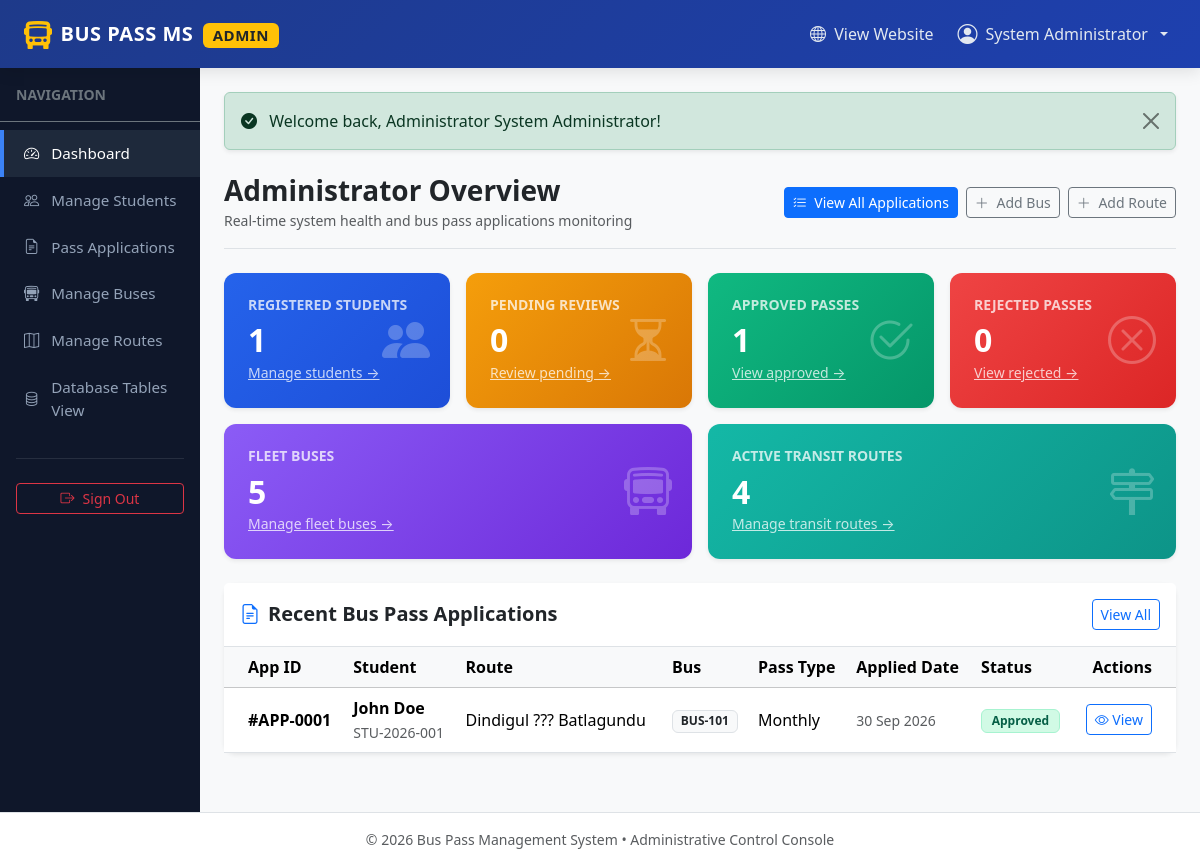
Page /admin/dashboard.php (signed in) on the committed database.
### tables this page shows
CREATE TABLE `bus_pass_applications` (
  `id` int(11) NOT NULL AUTO_INCREMENT,
  `student_id` int(11) NOT NULL,
  `route_id` int(11) NOT NULL,
  `bus_id` int(11) NOT NULL,
  `pass_type` enum('Daily','Monthly','Quarterly','Semester') NOT NULL,
  `start_date` date NOT NULL,
  `end_date` date NOT NULL,
  `application_date` timestamp NOT NULL DEFAULT current_timestamp(),
  `status` enum('Pending','Approved','Rejected') NOT NULL DEFAULT 'Pending',
  `remarks` text DEFAULT NULL,
  `approved_at` timestamp NULL DEFAULT NULL,
  PRIMARY KEY (`id`),
  KEY `student_id` (`student_id`),
  KEY `route_id` (`route_id`),
  KEY `bus_id` (`bus_id`),
  CONSTRAINT `bus_pass_applications_ibfk_1` FOREIGN KEY (`student_id`) REFERENCES `students` (`id`) ON DELETE CASCADE,
  CONSTRAINT `bus_pass_applications_ibfk_2` FOREIGN KEY (`route_id`) REFERENCES `routes` (`id`),
  CONSTRAINT `bus_pass_applications_ibfk_3` FOREIGN KEY (`bus_id`) REFERENCES `buses` (`id`)
);

CREATE TABLE `users` (
  `id` int(11) NOT NULL AUTO_INCREMENT,
  `name` varchar(100) NOT NULL,
  `email` varchar(100) NOT NULL,
  `password` varchar(255) NOT NULL,
  `role` enum('student','admin') NOT NULL DEFAULT 'student',
  `created_at` timestamp NOT NULL DEFAULT current_timestamp(),
  PRIMARY KEY (`id`),
  UNIQUE KEY `email` (`email`)
);

CREATE TABLE `students` (
  `id` int(11) NOT NULL AUTO_INCREMENT,
  `user_id` int(11) NOT NULL,
  `student_id` varchar(50) NOT NULL,
  `phone` varchar(20) NOT NULL,
  `college` varchar(150) NOT NULL,
  `department` varchar(100) NOT NULL,
  `year` varchar(20) NOT NULL,
  `address` text NOT NULL,
  `created_at` timestamp NOT NULL DEFAULT current_timestamp(),
  PRIMARY KEY (`id`),
  UNIQUE KEY `student_id` (`student_id`),
  KEY `user_id` (`user_id`),
  CONSTRAINT `students_ibfk_1` FOREIGN KEY (`user_id`) REFERENCES `users` (`id`) ON DELETE CASCADE
);

CREATE TABLE `routes` (
  `id` int(11) NOT NULL AUTO_INCREMENT,
  `route_name` varchar(150) NOT NULL,
  `start_point` varchar(100) NOT NULL,
  `end_point` varchar(100) NOT NULL,
  `stops` text NOT NULL,
  `fare` decimal(10,2) NOT NULL DEFAULT 0.00,
  `created_at` timestamp NOT NULL DEFAULT current_timestamp(),
  PRIMARY KEY (`id`)
);

CREATE TABLE `buses` (
  `id` int(11) NOT NULL AUTO_INCREMENT,
  `bus_number` varchar(50) NOT NULL,
  `bus_name` varchar(100) NOT NULL,
  `capacity` int(11) NOT NULL,
  `status` enum('Active','Inactive') NOT NULL DEFAULT 'Active',
  `created_at` timestamp NOT NULL DEFAULT current_timestamp(),
  PRIMARY KEY (`id`),
  UNIQUE KEY `bus_number` (`bus_number`)
);

### admin/dashboard.php (the view, shortened to what this page needs)
<?php
include_once __DIR__ . '/../config/db.php';
$q_students = mysqli_query($conn, "SELECT COUNT(*) AS total FROM students");
$total_students = $q_students ? mysqli_fetch_assoc($q_students)['total'] : 0;
$q_apps = mysqli_query($conn, "SELECT
            COUNT(*) AS total,
            SUM(CASE WHEN status = 'Pending' THEN 1 ELSE 0 END) AS pending,
            SUM(CASE WHEN status = 'Approved' THEN 1 ELSE 0 END) AS approved,
            SUM(CASE WHEN status = 'Rejected' THEN 1 ELSE 0 END) AS rejected
          FROM bus_pass_applications");
$app_stats = $q_apps ? mysqli_fetch_assoc($q_apps) : ['total' => 0, 'pending' => 0, 'approved' => 0, 'rejected' => 0];
$q_buses = mysqli_query($conn, "SELECT COUNT(*) AS total FROM buses");
$total_buses = $q_buses ? mysqli_fetch_assoc($q_buses)['total'] : 0;
$q_routes = mysqli_query($conn, "SELECT COUNT(*) AS total FROM routes");
$total_routes = $q_routes ? mysqli_fetch_assoc($q_routes)['total'] : 0;
$recent_apps = [];
$q_recent = mysqli_query($conn, "SELECT a.*, r.route_name, b.bus_number, u.name AS student_name, s.student_id AS reg_no
                                 FROM bus_pass_applications a
                                 JOIN students s ON a.student_id = s.id
                                 JOIN users u ON s.user_id = u.id
                                 JOIN routes r ON a.route_id = r.id
                                 JOIN buses b ON a.bus_id = b.id
                                 ORDER BY (a.status = 'Pending') DESC, a.id DESC LIMIT 5");
if ($q_recent) {
    while ($r = mysqli_fetch_assoc($q_recent)) {
        $recent_apps[] = $r;
    }
}
include_once __DIR__ . '/includes/header.php';
?>
<div class="d-flex justify-content-between flex-wrap flex-md-nowrap align-items-center pt-2 pb-3 mb-4 border-bottom">
    <div>
        <h1 class="h3 fw-bold text-dark mb-0">Administrator Overview</h1>
        <small class="text-muted">Real-time system health and bus pass applications monitoring</small>
    </div>
    <div class="btn-toolbar mb-2 mb-md-0 gap-2">
        <a href="applications.php" class="btn btn-sm btn-primary">
            <i class="bi bi-list-check me-1"></i> View All Applications
        </a>
        <a href="add_bus.php" class="btn btn-sm btn-outline-secondary">
            <i class="bi bi-plus-lg me-1"></i> Add Bus
        </a>
        <a href="add_route.php" class="btn btn-sm btn-outline-secondary">
            <i class="bi bi-plus-lg me-1"></i> Add Route
        </a>
    </div>
</div>
<div class="row g-3 mb-4">
    <div class="col-sm-6 col-xl-3">
        <div class="stat-card stat-card-blue shadow-sm">
            <div class="stat-icon"><i class="bi bi-people-fill"></i></div>
            <h6 class="text-uppercase fw-semibold small opacity-75">Registered Students</h6>
            <h2 class="fw-bold mb-0"><?php echo $total_students; ?></h2>
            <small class="opacity-75"><a href="students.php" class="text-white text-decoration-underline">Manage students &rarr;</a></small>
        </div>
    </div>
    <div class="col-sm-6 col-xl-3">
        <div class="stat-card stat-card-amber shadow-sm">
            <div class="stat-icon"><i class="bi bi-hourglass-split"></i></div>
            <h6 class="text-uppercase fw-semibold small opacity-75">Pending Reviews</h6>
            <h2 class="fw-bold mb-0"><?php echo (int)($app_stats['pending'] ?? 0); ?></h2>
            <small class="opacity-75"><a href="applications.php?status=Pending" class="text-white text-decoration-underline">Review pending &rarr;</a></small>
        </div>
    </div>
    <div class="col-sm-6 col-xl-3">
        <div class="stat-card stat-card-green shadow-sm">
            <div class="stat-icon"><i class="bi bi-check2-circle"></i></div>
            <h6 class="text-uppercase fw-semibold small opacity-75">Approved Passes</h6>
            <h2 class="fw-bold mb-0"><?php echo (int)($app_stats['approved'] ?? 0); ?></h2>
            <small class="opacity-75"><a href="applications.php?status=Approved" class="text-white text-decoration-underline">View approved &rarr;</a></small>
        </div>
    </div>
    <div class="col-sm-6 col-xl-3">
        <div class="stat-card stat-card-red shadow-sm">
            <div class="stat-icon"><i class="bi bi-x-circle"></i></div>
            <h6 class="text-uppercase fw-semibold small opacity-75">Rejected Passes</h6>
            <h2 class="fw-bold mb-0"><?php echo (int)($app_stats['rejected'] ?? 0); ?></h2>
            <small class="opacity-75"><a href="applications.php?status=Rejected" class="text-white text-decoration-underline">View rejected &rarr;</a></small>
        </div>
    </div>
    <div class="col-sm-6 col-xl-6">
        <div class="stat-card stat-card-purple shadow-sm">
            <div class="stat-icon"><i class="bi bi-bus-front"></i></div>
            <h6 class="text-uppercase fw-semibold small opacity-75">Fleet Buses</h6>
            <h2 class="fw-bold mb-0"><?php echo $total_buses; ?></h2>
            <small class="opacity-75"><a href="buses.php" class="text-white text-decoration-underline">Manage fleet buses &rarr;</a></small>
        </div>
    </div>
    <div class="col-sm-6 col-xl-6">
        <div class="stat-card stat-card-teal shadow-sm">
            <div class="stat-icon"><i class="bi bi-signpost-2"></i></div>
            <h6 class="text-uppercase fw-semibold small opacity-75">Active Transit Routes</h6>
            <h2 class="fw-bold mb-0"><?php echo $total_routes; ?></h2>
            <small class="opacity-75"><a href="routes.php" class="text-white text-decoration-underline">Manage transit routes &rarr;</a></small>
        </div>
    </div>
</div>
<div class="card card-custom border-0 shadow-sm mb-4">
    <div class="card-header bg-white border-bottom py-3 d-flex justify-content-between align-items-center">
        <h5 class="card-title fw-bold mb-0 text-dark">
            <i class="bi bi-file-earmark-text me-2 text-primary"></i>Recent Bus Pass Applications
        </h5>
        <a href="applications.php" class="btn btn-sm btn-outline-primary">View All</a>
    </div>
    <div class="card-body p-0">
        <?php if (!empty($recent_apps)): ?>
            <div class="table-responsive">
                <table class="table table-hover align-middle mb-0">
                    <thead class="table-light">
                        <tr>
                            <th class="ps-4">App ID</th>
                            <th>Student</th>
                            <th>Route</th>
                            <th>Bus</th>
                            <th>Pass Type</th>
                            <th>Applied Date</th>
                            <th>Status</th>
                            <th class="text-end pe-4">Actions</th>
                        </tr>
                    </thead>
                    <tbody>
                        <?php foreach ($recent_apps as $app): ?>
                            <tr>
                                <td class="ps-4 fw-bold">#APP-<?php echo str_pad($app['id'], 4, '0', STR_PAD_LEFT); ?></td>
                                <td>
                                    <div class="fw-bold"><?php echo htmlspecialchars($app['student_name']); ?></div>
                                    <small class="text-muted"><?php echo htmlspecialchars($app['reg_no']); ?></small>
                                </td>
                                <td><?php echo htmlspecialchars($app['route_name']); ?></td>
                                <td><span class="badge bg-light text-dark border"><?php echo htmlspecialchars($app['bus_number']); ?></span></td>
                                <td><?php echo htmlspecialchars($app['pass_type']); ?></td>
                                <td><small class="text-muted"><?php echo date('d M Y', strtotime($app['application_date'])); ?></small></td>
                                <td>
                                    <?php if ($app['status'] === 'Approved'): ?>
                                        <span class="badge badge-approved">Approved</span>
                                    <?php elseif ($app['status'] === 'Rejected'): ?>
                                        <span class="badge badge-rejected">Rejected</span>
                                    <?php else: ?>
                                        <span class="badge badge-pending">Pending</span>
                                    <?php endif; ?>
                                </td>
                                <td class="text-end pe-4">
                                    <a href="view_application.php?id=<?php echo $app['id']; ?>" class="btn btn-sm btn-outline-primary">
                                        <i class="bi bi-eye"></i> View
                                    </a>
                                </td>
                            </tr>
                        <?php endforeach; ?>
                    </tbody>
                </table>
            </div>
        <?php endif; ?>
    </div>
</div>
<?php include_once __DIR__ . '/includes/footer.php'; ?>

### css/style.css (style rules this page uses)
:root { --primary-color: #1e40af; --primary-hover: #1d4ed8; --secondary-color: #0f766e; --accent-color: #f59e0b; --dark-bg: #0f172a; --light-bg: #f8fafc; --card-shadow: 0 10px 25px -5px rgba(0, 0, 0, 0.06), 0 8px 10px -6px rgba(0, 0, 0, 0.04); --card-shadow-hover: 0 20px 25px -5px rgba(0, 0, 0, 0.1), 0 10px 10px -5px rgba(0, 0, 0, 0.04); }
body { font-family: 'Segoe UI', system-ui, -apple-system, BlinkMacSystemFont, Roboto, sans-serif; background-color: var(--light-bg); color: #334155; min-height: 100vh; display: flex; flex-direction: column; }
.card-custom { background: #ffffff; border: 1px solid #e2e8f0; border-radius: 12px; box-shadow: var(--card-shadow); transition: transform 0.2s ease, box-shadow 0.2s ease; }
.stat-card { border-radius: 12px; padding: 24px; color: white; position: relative; overflow: hidden; }
.stat-card-blue { background: linear-gradient(135deg, #2563eb 0%, #1d4ed8 100%); }
.stat-card-amber { background: linear-gradient(135deg, #f59e0b 0%, #d97706 100%); }
.stat-card-green { background: linear-gradient(135deg, #10b981 0%, #059669 100%); }
.stat-card-red { background: linear-gradient(135deg, #ef4444 0%, #dc2626 100%); }
.stat-card-purple { background: linear-gradient(135deg, #8b5cf6 0%, #6d28d9 100%); }
.stat-card-teal { background: linear-gradient(135deg, #14b8a6 0%, #0d9488 100%); }
.stat-card .stat-icon { position: absolute; right: 20px; top: 50%; transform: translateY(-50%); font-size: 3rem; opacity: 0.25; }
.badge-approved { background-color: #d1fae5; color: #065f46; border: 1px solid #a7f3d0; font-weight: 600; padding: 0.4em 0.8em; }

### rows in the picture
bus_pass_applications: id "0001", users.name "John Doe", student.student_id "STU-2026-001", route.route_name "Dindigul ??? Batlagundu", bus.bus_number "BUS-101", pass_type "Monthly", application_date "30 Sep 2026", status "Approved"

### other values in the picture
$_SESSION['user_name'] "System Administrator"
$_SESSION['flash_success'] "Welcome back, Administrator System Administrator!"
$total_students "1"
$app_stats['pending'] "0"
$app_stats['approved'] "1"
$app_stats['rejected'] "0"
$total_buses "5"
$total_routes "4"
